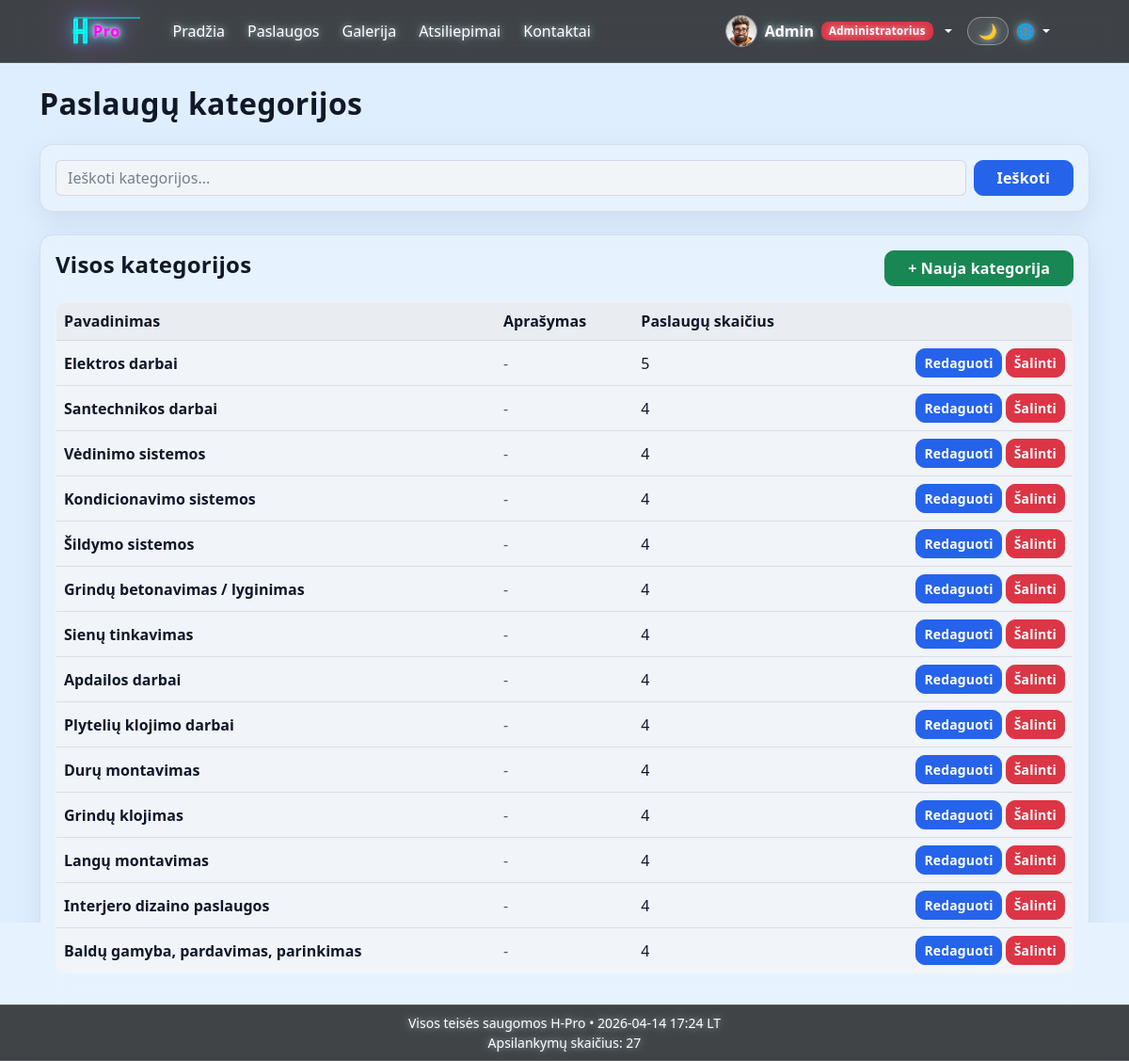
The page /services/categories/ (signed in) on the database its author committed.
### main/models.py (models this page shows, shortened)
class Profile(models.Model):
    ROLE_CHOICES = [
        ('client', _('Klientas')),
        ('manager', _('Vadybininkas')),
        ('admin', _('Administratorius')),
        ('staff', _('Darbuotojas')),
    ]
    user = models.OneToOneField(User, on_delete=models.CASCADE, related_name='profile')
    avatar = models.ImageField(upload_to='avatars/', blank=True, null=True)
    bio = models.TextField(blank=True)
    phone = models.CharField(max_length=30, blank=True)
    city = models.CharField(max_length=100, blank=True)
    address = models.CharField(max_length=255, blank=True)
    role = models.CharField(max_length=20, choices=ROLE_CHOICES, default='client')
    is_legal_entity = models.BooleanField(default=False)
    company_name = models.CharField(max_length=255, blank=True)
    company_code = models.CharField(max_length=30, blank=True)
    company_vat_code = models.CharField(max_length=30, blank=True)
    company_address = models.CharField(max_length=255, blank=True)

### services/models.py (models this page shows, shortened)
class ServiceCategory(models.Model):
    name = models.CharField(max_length=100, unique=True)
    description = models.TextField(blank=True, null=True)
    class Meta:
        verbose_name = _("Paslaugų kategorija")
        verbose_name_plural = _("Paslaugų kategorijos")
        ordering = ['id']

### services/views.py (the view)
# urls.py: path('categories/', views.category_list, name='category_list'),
@login_required
def category_list(request):
    if not _can_manage(request):
        messages.error(request, _("Neturite teisės pasiekti šio puslapio."))
        return redirect('services_home')
    q = request.GET.get('q', '').strip()
    categories = ServiceCategory.objects.all()
    if q:
        categories = categories.filter(name__icontains=q)
    return render(request, 'services/category_list.html', {'categories': categories})

### main/context_processors.py (called while the page is built)
def _next_global_visit_counter():
    total_visits = 0
    if default_storage.exists(VISIT_COUNTER_PATH):
        try:
            with default_storage.open(VISIT_COUNTER_PATH, 'r') as counter_file:
                data = json.load(counter_file)
            total_visits = int(data.get('total_visits', 0))
        except (OSError, ValueError, TypeError, json.JSONDecodeError):
            total_visits = 0
    total_visits += 1
    payload = {'total_visits': total_visits}
    if default_storage.exists(VISIT_COUNTER_PATH):
        default_storage.delete(VISIT_COUNTER_PATH)
    default_storage.save(VISIT_COUNTER_PATH, ContentFile(json.dumps(payload)))
    return total_visits

def company_info(request):
    visit_counter = _next_global_visit_counter()
    return {
        'company_info': settings.COMPANY_INFO,
        'visit_counter': visit_counter,
    }

### main/templatetags/role_badges.py (called while the page is built)
@register.simple_tag
def get_or_create_profile(user):
    if not user or not getattr(user, 'is_authenticated', False):
        return None
    profile, _ = Profile.objects.get_or_create(user=user)
    if user.is_superuser:
        if profile.role != 'admin':
            profile.role = 'admin'
            profile.save(update_fields=['role'])
    elif user.is_staff:
        if profile.role != 'staff':
            profile.role = 'staff'
            profile.save(update_fields=['role'])
    return profile

@register.simple_tag
def role_badge(role):
    colors = {
        'client': 'success',
        'manager': 'primary',
        'admin': 'danger',
        'staff': 'warning',
    }
    labels = {
        'client': _('Klientas'),
        'manager': _('Vadybininkas'),
        'admin': _('Administratorius'),
        'staff': _('Darbuotojas'),
    }
    color = colors.get(role, 'secondary')
    label = labels.get(role, role)
    return mark_safe(f'<span class="badge bg-{color}">{label}</span>')

### services/views.py (called while the page is built)
def _can_manage(request):
    if not request.user.is_authenticated:
        return False
    if request.user.is_staff or request.user.is_superuser:
        return True
    profile = getattr(request.user, 'profile', None)
    return profile is not None and profile.role in ('admin', 'manager')

### services/templates/services/category_list.html
{% extends 'main/base.html' %}
{% load static %}
{% load i18n %}
{% block content %}
<div class="container mt-4">
    <h2 class="fw-bold mb-4">{% trans "Paslaugų kategorijos" %}</h2>
    <div class="glass-card p-3 mb-4">
        <form method="GET" class="d-flex gap-2">
            <input type="text" name="q" class="form-control"
                   placeholder="{% trans 'Ieškoti kategorijos...' %}"
                   value="{{ request.GET.q }}">
            <button class="btn btn-primary px-4">{% trans "Ieškoti" %}</button>
        </form>
    </div>
    <div class="glass-card p-3">
        <div class="d-flex justify-content-between align-items-center mb-3">
            <h4 class="fw-semibold">{% trans "Visos kategorijos" %}</h4>
            <a href="{% url 'category_create' %}" class="btn btn-success px-4">
                + {% trans "Nauja kategorija" %}
            </a>
        </div>
        <div class="table-responsive">
            <table class="table table-hover align-middle">
                <thead>
                    <tr>
                        <th>{% trans "Pavadinimas" %}</th>
                        <th>{% trans "Aprašymas" %}</th>
                        <th>{% trans "Paslaugų skaičius" %}</th>
                        <th></th>
                    </tr>
                </thead>
                <tbody>
                    {% for category in categories %}
                    <tr>
                        <td class="fw-semibold">{{ category.name }}</td>
                        <td class="text-muted">{{ category.description|default:"-" }}</td>
                        <td>{{ category.services.count }}</td>
                        <td class="text-end">
                            <a href="{% url 'category_edit' category.id %}" class="btn btn-sm btn-primary">
                                {% trans "Redaguoti" %}
                            </a>
                            <a href="{% url 'category_delete' category.id %}" class="btn btn-sm btn-danger">
                                {% trans "Šalinti" %}
                            </a>
                        </td>
                    </tr>
                    {% empty %}
                    <tr>
                        <td colspan="4" class="text-center text-muted py-4">
                            {% trans "Kategorijų nerasta." %}
                        </td>
                    </tr>
                    {% endfor %}
                </tbody>
            </table>
        </div>
    </div>
</div>
{% endblock %}

### main/templates/main/navbar.html (shortened to what this page needs)
{% load static %}
{% load role_badges %}
{% load i18n %}
<nav class="navbar navbar-expand-lg navbar-dark bg-dark bg-opacity-75 backdrop-blur">
    <div class="container-fluid">
        <div class="collapse navbar-collapse" id="mainNav">
            <div class="d-flex align-items-center gap-3">
                <a href="{% url 'home' %}" class="navbar-brand neon-logo" title="H-Pro">
                    <svg width="84" height="40" viewBox="0 0 84 40" fill="none" xmlns="http://www.w3.org/2000/svg" aria-label="HPro logo">
                        <text x="23" y="26" fill="#FF00FF" font-size="16" font-weight="700" font-family="Segoe UI, Arial, sans-serif" letter-spacing="0.6" filter="url(#neonGlow)">Pro</text>
                    </svg>
                </a>
            </div>
            <ul class="navbar-nav me-auto align-items-lg-center gap-lg-2">
                <li class="nav-item"><a class="nav-link" href="{% url 'home' %}">{% trans "Pradžia" %}</a></li>
                <li class="nav-item"><a class="nav-link" href="{% url 'services_home' %}">{% trans "Paslaugos" %}</a></li>
                <li class="nav-item"><a class="nav-link" href="{% url 'gallery_home' %}">{% trans "Galerija" %}</a></li>
                <li class="nav-item"><a class="nav-link" href="{% url 'reviews_list' %}">{% trans "Atsiliepimai" %}</a></li>
                <li class="nav-item"><a class="nav-link" href="{% url 'contact' %}">{% trans "Kontaktai" %}</a></li>
            </ul>
            <ul class="navbar-nav ms-auto align-items-lg-center">
                {% if user.is_authenticated %}
                    {% get_or_create_profile user as nav_profile %}
                    <li class="nav-item dropdown user-menu">
                        <a class="nav-link dropdown-toggle d-flex align-items-center gap-2 py-2" href="#" role="button" data-bs-toggle="dropdown" aria-expanded="false">
                            {% if nav_profile and nav_profile.avatar and nav_profile.avatar.url %}
                                <img src="{{ nav_profile.avatar.url }}" alt="{{ user.username }}" class="nav-avatar">
                            {% else %}
                                <img src="{% static 'main/img/default-avatar.png' %}" alt="{{ user.username }}" class="nav-avatar">
                            {% endif %}
                            <span class="fw-semibold">{{ user.username }}</span>
                            {% if nav_profile %}
                                {% role_badge nav_profile.role %}
                            {% endif %}
                        </a>
                    </li>
                    {% else %}
                    <li class="nav-item">
                        <a href="{% url 'login' %}" class="btn btn-outline-light">{% trans "Prisijungti" %}</a>
                    </li>
                {% endif %}
                <li class="nav-item ms-lg-2">
                    <button id="themeToggle" type="button" class="btn nav-theme-toggle" aria-label="{% trans 'Dienos / nakties režimas' %}" title="{% trans 'Dienos / nakties režimas' %}">🌙</button>
                </li>
                <li class="nav-item dropdown">
                    <a class="nav-link dropdown-toggle" href="#" role="button" data-bs-toggle="dropdown" aria-expanded="false" style="cursor: pointer;">
                        🌐
                    </a>
                </li>
            </ul>
        </div>
    </div>
</nav>

### rows shown on the page
Profile: avatar (picture), role "Administratorius"
ServiceCategory: name "Elektros darbai", description "-", services.count "5"
ServiceCategory: name "Santechnikos darbai", description "-", services.count "4"
ServiceCategory: name "Vėdinimo sistemos", description "-", services.count "4"
ServiceCategory: name "Kondicionavimo sistemos", description "-", services.count "4"
ServiceCategory: name "Šildymo sistemos", description "-", services.count "4"
ServiceCategory: name "Grindų betonavimas / lyginimas", description "-", services.count "4"
ServiceCategory: name "Sienų tinkavimas", description "-", services.count "4"
ServiceCategory: name "Apdailos darbai", description "-", services.count "4"
ServiceCategory: name "Plytelių klojimo darbai", description "-", services.count "4"
ServiceCategory: name "Durų montavimas", description "-", services.count "4"
ServiceCategory: name "Grindų klojimas", description "-", services.count "4"
ServiceCategory: name "Langų montavimas", description "-", services.count "4"
ServiceCategory: name "Interjero dizaino paslaugos", description "-", services.count "4"
ServiceCategory: name "Baldų gamyba, pardavimas, parinkimas", description "-", services.count "4"

### other values the page prints
{{ user.username }} "Admin"
{{ visit_counter }} "27"
